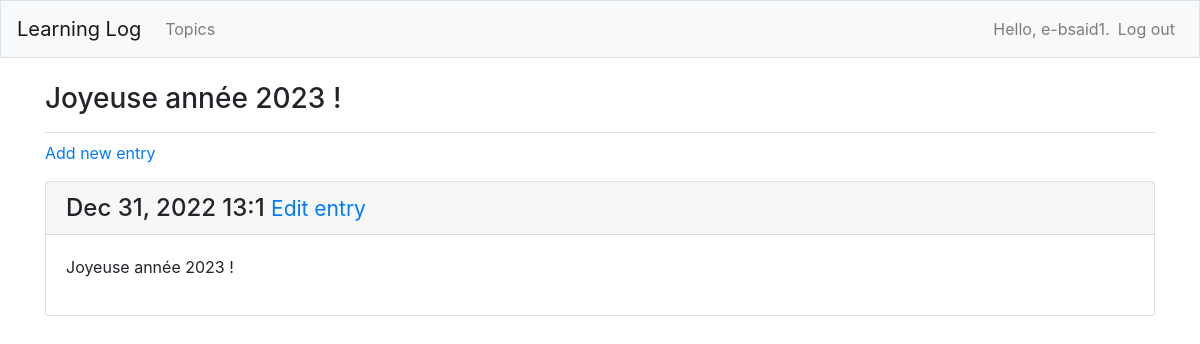
/topics/16/ (signed in), run on the app's committed database.
### learning_logs/models.py (models this page shows, shortened)
class Topic(models.Model):#Which inherit from Model, parent class included in Django
	text = models.CharField(max_length=200)#Piece of data made of characters with a limit
	date_added = models.DateTimeField(auto_now_add=True)#Piece of data which record
	owner = models.ForeignKey(User, on_delete=models.CASCADE)#Champ propriétaire, correspondant au pseudo de l'utilisateur postant le topic
	def __str__(self):#Attribute used by default when there is information about a topic
		return self.text

class Entry(models.Model):
	topic = models.ForeignKey(Topic, on_delete = models.CASCADE)#Connect to each entry to a specific topic
	text = models.TextField()
	date_added = models.DateTimeField(auto_now_add=True)#Present entries in chronological order
	class Meta:#Holds extra information for managing a model
		verbose_name_plural = 'entries'

### learning_logs/views.py (the view)
# urls.py: path('topics/<int:topic_id>/', views.topic, name='topic'), #1e argument = regarde ce qui vient après les URL qui ont le mot topics et y ajoute un entier entre deux slashs
@login_required
def topic(request, topic_id): #topic id = partie de l'URL venant après /topics/
	topic = Topic.objects.get(id=topic_id) #requete qui récupère le topic
	if topic.owner != request.user:
		raise Http404
	entries = topic.entry_set.order_by('-date_added') #requête qui prend les entrées associés au topics, chronologiq-t
	context = {'topic': topic, 'entries': entries}
	return render(request, 'learning_logs/topic.html', context) #stocke le topic et entrées dans un dict context et le retourne dans topic.html

### learning_logs/templates/learning_logs/topic.html (shortened to what this page needs)
{% extends 'learning_logs/base.html' %}
{% block page_header %}
<h3>{{ topic }}</h3>
{% endblock page_header %}
{% block content %}
	<p>
		<a href="{% url 'learning_logs:new_entry' topic.id %}">Add new entry</a>
	</p>
	{% for entry in entries %}
		<div class="card mb-3">
			<h4 class="card-header">
				{{ entry.date_added|date:'M d, Y H:1' }}
				<small><a href="{% url 'learning_logs:edit_entry' entry.id %}">Edit entry</a></small>
			</h4>
			<div class="card-body">
				{{ entry.text|linebreaks }}
			</div>
		</div>
	{% empty %}
			<li>There are no entries for this topic yet.</li>
	{% endfor %}
{% endblock content %}

### learning_logs/templates/learning_logs/base.html (shortened to what this page needs)
{% load bootstrap4 %}
<!doctype html>
<html lang="en">
<head>
	{% bootstrap_css %}
</head>
<body>
		<nav class="navbar navbar-expand-md navbar-light bg-light mb-4 border">
			<a class="navbar-brand" href="{% url 'learning_logs:index'%}">Learning Log</a>
			<div class="collapse navbar-collapse" id="navbarCollapse">
				<ul class="navbar-nav mr-auto">
					<li class="nav-item">
						<a class="nav-link" href="{% url 'learning_logs:topics'%}">
							Topics</a></li>
				</ul>
				<ul class="navbar-nav ml-auto">
					{% if user.is_authenticated %}
						<li class="nav-item">
							<span class="navbar-text">Hello, {{ user.username }}.</span>
						</li>
						<li class="nav-item">
							<a class="nav-link" href="{% url 'users:logout' %}">Log out</a>
						</li>
					{% else %}
						<li class="nav-item">
							<a class="nav-link" href="{% url 'users:register' %}">Register</a>
						</li>
						<li class="nav-item">
							<a class="nav-link" href="{% url 'users:login' %}">Log in</a></li>
					{% endif %}
				</ul>
			</div>
		</nav>
		<main role="main" class="container">
			<div class="pb-2 mb-2 border-bottom">
				{% block page_header %}{% endblock page_header %}
			</div>
			<div>
				{% block content %}{% endblock content %}
			</div>
		</main>
	</body>
</html>

### data on the page
Topic: text "Joyeuse année 2023 !"
Entry: date_added "Dec 31, 2022 13:1", text "Joyeuse année 2023 !"

### other printed values
{{ user.username }} "e-bsaid1"
